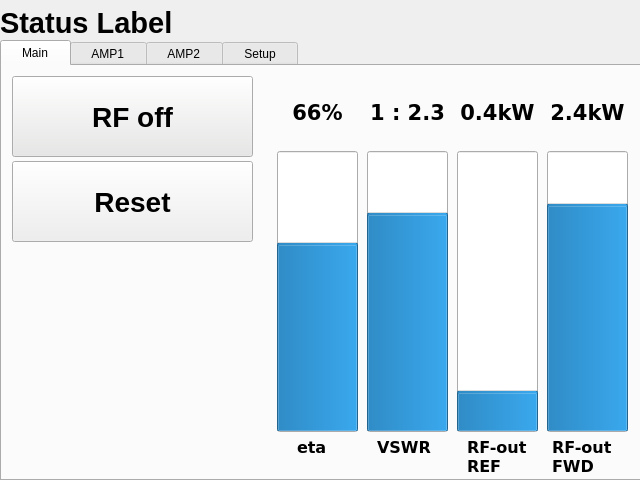
<?xml version="1.0" encoding="UTF-8"?>
<ui version="4.0">
 <class>MainWindow</class>
 <widget class="QMainWindow" name="MainWindow">
  <property name="geometry">
   <rect>
    <x>0</x>
    <y>0</y>
    <width>640</width>
    <height>480</height>
   </rect>
  </property>
  <property name="sizePolicy">
   <sizepolicy hsizetype="Fixed" vsizetype="Fixed">
    <horstretch>0</horstretch>
    <verstretch>0</verstretch>
   </sizepolicy>
  </property>
  <property name="cursor">
   <cursorShape>ArrowCursor</cursorShape>
  </property>
  <property name="focusPolicy">
   <enum>Qt::NoFocus</enum>
  </property>
  <property name="contextMenuPolicy">
   <enum>Qt::NoContextMenu</enum>
  </property>
  <property name="windowTitle">
   <string>RF AMP Interface</string>
  </property>
  <property name="autoFillBackground">
   <bool>false</bool>
  </property>
  <widget class="QWidget" name="centralwidget">
   <widget class="QTabWidget" name="tabWidget">
    <property name="geometry">
     <rect>
      <x>0</x>
      <y>40</y>
      <width>641</width>
      <height>441</height>
     </rect>
    </property>
    <property name="currentIndex">
     <number>0</number>
    </property>
    <widget class="QWidget" name="tab_Main">
     <attribute name="title">
      <string>   Main   </string>
     </attribute>
     <widget class="QProgressBar" name="progressBar_RFout_FWD">
      <property name="geometry">
       <rect>
        <x>545</x>
        <y>85</y>
        <width>81</width>
        <height>281</height>
       </rect>
      </property>
      <property name="maximum">
       <number>3000</number>
      </property>
      <property name="value">
       <number>2400</number>
      </property>
      <property name="textVisible">
       <bool>false</bool>
      </property>
      <property name="orientation">
       <enum>Qt::Vertical</enum>
      </property>
      <property name="invertedAppearance">
       <bool>false</bool>
      </property>
      <property name="textDirection">
       <enum>QProgressBar::BottomToTop</enum>
      </property>
      <property name="format">
       <string>%p kW</string>
      </property>
     </widget>
     <widget class="QPushButton" name="pushButton_RFon">
      <property name="enabled">
       <bool>true</bool>
      </property>
      <property name="geometry">
       <rect>
        <x>10</x>
        <y>10</y>
        <width>241</width>
        <height>81</height>
       </rect>
      </property>
      <property name="palette">
       <palette>
        <active>
         <colorrole role="Button">
          <brush brushstyle="SolidPattern">
           <color alpha="255">
            <red>232</red>
            <green>231</green>
            <blue>230</blue>
           </color>
          </brush>
         </colorrole>
         <colorrole role="Light">
          <brush brushstyle="SolidPattern">
           <color alpha="255">
            <red>0</red>
            <green>255</green>
            <blue>0</blue>
           </color>
          </brush>
         </colorrole>
        </active>
        <inactive>
         <colorrole role="Button">
          <brush brushstyle="SolidPattern">
           <color alpha="255">
            <red>232</red>
            <green>231</green>
            <blue>230</blue>
           </color>
          </brush>
         </colorrole>
         <colorrole role="Light">
          <brush brushstyle="SolidPattern">
           <color alpha="255">
            <red>0</red>
            <green>255</green>
            <blue>0</blue>
           </color>
          </brush>
         </colorrole>
        </inactive>
        <disabled>
         <colorrole role="Button">
          <brush brushstyle="SolidPattern">
           <color alpha="255">
            <red>232</red>
            <green>231</green>
            <blue>230</blue>
           </color>
          </brush>
         </colorrole>
         <colorrole role="Light">
          <brush brushstyle="SolidPattern">
           <color alpha="255">
            <red>0</red>
            <green>255</green>
            <blue>0</blue>
           </color>
          </brush>
         </colorrole>
        </disabled>
       </palette>
      </property>
      <property name="font">
       <font>
        <pointsize>21</pointsize>
        <weight>75</weight>
        <bold>true</bold>
       </font>
      </property>
      <property name="text">
       <string>RF off</string>
      </property>
      <property name="checkable">
       <bool>true</bool>
      </property>
      <property name="flat">
       <bool>false</bool>
      </property>
     </widget>
     <widget class="QProgressBar" name="progressBar_RFout_REF">
      <property name="geometry">
       <rect>
        <x>455</x>
        <y>85</y>
        <width>81</width>
        <height>281</height>
       </rect>
      </property>
      <property name="maximum">
       <number>3000</number>
      </property>
      <property name="value">
       <number>400</number>
      </property>
      <property name="textVisible">
       <bool>false</bool>
      </property>
      <property name="orientation">
       <enum>Qt::Vertical</enum>
      </property>
      <property name="invertedAppearance">
       <bool>false</bool>
      </property>
      <property name="textDirection">
       <enum>QProgressBar::BottomToTop</enum>
      </property>
      <property name="format">
       <string>%p kW</string>
      </property>
     </widget>
     <widget class="QProgressBar" name="progressBar_VSWR">
      <property name="geometry">
       <rect>
        <x>365</x>
        <y>85</y>
        <width>81</width>
        <height>281</height>
       </rect>
      </property>
      <property name="maximum">
       <number>300</number>
      </property>
      <property name="value">
       <number>230</number>
      </property>
      <property name="textVisible">
       <bool>false</bool>
      </property>
      <property name="orientation">
       <enum>Qt::Vertical</enum>
      </property>
      <property name="invertedAppearance">
       <bool>false</bool>
      </property>
      <property name="textDirection">
       <enum>QProgressBar::BottomToTop</enum>
      </property>
      <property name="format">
       <string>%p kW</string>
      </property>
     </widget>
     <widget class="QLabel" name="label">
      <property name="geometry">
       <rect>
        <x>550</x>
        <y>370</y>
        <width>68</width>
        <height>41</height>
       </rect>
      </property>
      <property name="font">
       <font>
        <family>Bitstream Vera Sans</family>
        <pointsize>12</pointsize>
        <weight>75</weight>
        <bold>true</bold>
       </font>
      </property>
      <property name="text">
       <string>RF-out
FWD</string>
      </property>
     </widget>
     <widget class="QLabel" name="label_2">
      <property name="geometry">
       <rect>
        <x>375</x>
        <y>370</y>
        <width>68</width>
        <height>22</height>
       </rect>
      </property>
      <property name="font">
       <font>
        <family>Bitstream Vera Sans</family>
        <pointsize>12</pointsize>
        <weight>75</weight>
        <bold>true</bold>
       </font>
      </property>
      <property name="text">
       <string>VSWR</string>
      </property>
     </widget>
     <widget class="QPushButton" name="pushButton_Reset">
      <property name="enabled">
       <bool>true</bool>
      </property>
      <property name="geometry">
       <rect>
        <x>10</x>
        <y>95</y>
        <width>241</width>
        <height>81</height>
       </rect>
      </property>
      <property name="font">
       <font>
        <pointsize>21</pointsize>
        <weight>75</weight>
        <bold>true</bold>
       </font>
      </property>
      <property name="text">
       <string>Reset</string>
      </property>
      <property name="checkable">
       <bool>false</bool>
      </property>
      <property name="flat">
       <bool>false</bool>
      </property>
     </widget>
     <widget class="QLabel" name="label_3">
      <property name="geometry">
       <rect>
        <x>465</x>
        <y>370</y>
        <width>68</width>
        <height>41</height>
       </rect>
      </property>
      <property name="font">
       <font>
        <family>Bitstream Vera Sans</family>
        <pointsize>12</pointsize>
        <weight>75</weight>
        <bold>true</bold>
       </font>
      </property>
      <property name="text">
       <string>RF-out
REF</string>
      </property>
     </widget>
     <widget class="QProgressBar" name="progressBar_ETA">
      <property name="geometry">
       <rect>
        <x>275</x>
        <y>85</y>
        <width>81</width>
        <height>281</height>
       </rect>
      </property>
      <property name="value">
       <number>66</number>
      </property>
      <property name="textVisible">
       <bool>false</bool>
      </property>
      <property name="orientation">
       <enum>Qt::Vertical</enum>
      </property>
      <property name="invertedAppearance">
       <bool>false</bool>
      </property>
      <property name="textDirection">
       <enum>QProgressBar::BottomToTop</enum>
      </property>
      <property name="format">
       <string>%p kW</string>
      </property>
     </widget>
     <widget class="QLabel" name="label_4">
      <property name="geometry">
       <rect>
        <x>295</x>
        <y>370</y>
        <width>68</width>
        <height>22</height>
       </rect>
      </property>
      <property name="font">
       <font>
        <family>Bitstream Vera Sans</family>
        <pointsize>12</pointsize>
        <weight>75</weight>
        <bold>true</bold>
       </font>
      </property>
      <property name="text">
       <string>eta</string>
      </property>
     </widget>
     <widget class="QLabel" name="label_eta">
      <property name="geometry">
       <rect>
        <x>275</x>
        <y>35</y>
        <width>81</width>
        <height>22</height>
       </rect>
      </property>
      <property name="font">
       <font>
        <family>Bitstream Vera Sans</family>
        <pointsize>16</pointsize>
        <weight>75</weight>
        <bold>true</bold>
       </font>
      </property>
      <property name="text">
       <string>66%</string>
      </property>
      <property name="alignment">
       <set>Qt::AlignCenter</set>
      </property>
     </widget>
     <widget class="QLabel" name="label_VSWR">
      <property name="geometry">
       <rect>
        <x>365</x>
        <y>35</y>
        <width>81</width>
        <height>22</height>
       </rect>
      </property>
      <property name="font">
       <font>
        <family>Bitstream Vera Sans</family>
        <pointsize>16</pointsize>
        <weight>75</weight>
        <bold>true</bold>
       </font>
      </property>
      <property name="text">
       <string>1 : 2.3</string>
      </property>
      <property name="alignment">
       <set>Qt::AlignCenter</set>
      </property>
     </widget>
     <widget class="QLabel" name="label_RFout_REV">
      <property name="geometry">
       <rect>
        <x>455</x>
        <y>35</y>
        <width>81</width>
        <height>22</height>
       </rect>
      </property>
      <property name="font">
       <font>
        <family>Bitstream Vera Sans</family>
        <pointsize>16</pointsize>
        <weight>75</weight>
        <bold>true</bold>
       </font>
      </property>
      <property name="text">
       <string>0.4kW</string>
      </property>
      <property name="alignment">
       <set>Qt::AlignCenter</set>
      </property>
     </widget>
     <widget class="QLabel" name="label_RFout_FWD">
      <property name="geometry">
       <rect>
        <x>545</x>
        <y>35</y>
        <width>81</width>
        <height>22</height>
       </rect>
      </property>
      <property name="font">
       <font>
        <family>Bitstream Vera Sans</family>
        <pointsize>16</pointsize>
        <weight>75</weight>
        <bold>true</bold>
       </font>
      </property>
      <property name="text">
       <string>2.4kW</string>
      </property>
      <property name="alignment">
       <set>Qt::AlignCenter</set>
      </property>
     </widget>
    </widget>
    <widget class="QWidget" name="tab_AMP1">
     <attribute name="title">
      <string>   AMP1   </string>
     </attribute>
    </widget>
    <widget class="QWidget" name="tab_AMP2">
     <attribute name="title">
      <string>   AMP2   </string>
     </attribute>
    </widget>
    <widget class="QWidget" name="tab_Setup">
     <attribute name="title">
      <string>   Setup   </string>
     </attribute>
     <widget class="QLabel" name="label_Hostname">
      <property name="geometry">
       <rect>
        <x>14</x>
        <y>11</y>
        <width>131</width>
        <height>32</height>
       </rect>
      </property>
      <property name="font">
       <font>
        <pointsize>14</pointsize>
        <weight>75</weight>
        <italic>false</italic>
        <bold>true</bold>
       </font>
      </property>
      <property name="text">
       <string>Hostname: </string>
      </property>
     </widget>
     <widget class="QLineEdit" name="lineEdit_Hostname">
      <property name="geometry">
       <rect>
        <x>150</x>
        <y>9</y>
        <width>450</width>
        <height>37</height>
       </rect>
      </property>
     </widget>
    </widget>
   </widget>
   <widget class="QLabel" name="label_Status">
    <property name="geometry">
     <rect>
      <x>0</x>
      <y>0</y>
      <width>641</width>
      <height>46</height>
     </rect>
    </property>
    <property name="font">
     <font>
      <pointsize>22</pointsize>
      <weight>75</weight>
      <italic>false</italic>
      <bold>true</bold>
     </font>
    </property>
    <property name="text">
     <string>Status Label</string>
    </property>
   </widget>
  </widget>
 </widget>
 <resources/>
 <connections/>
</ui>
